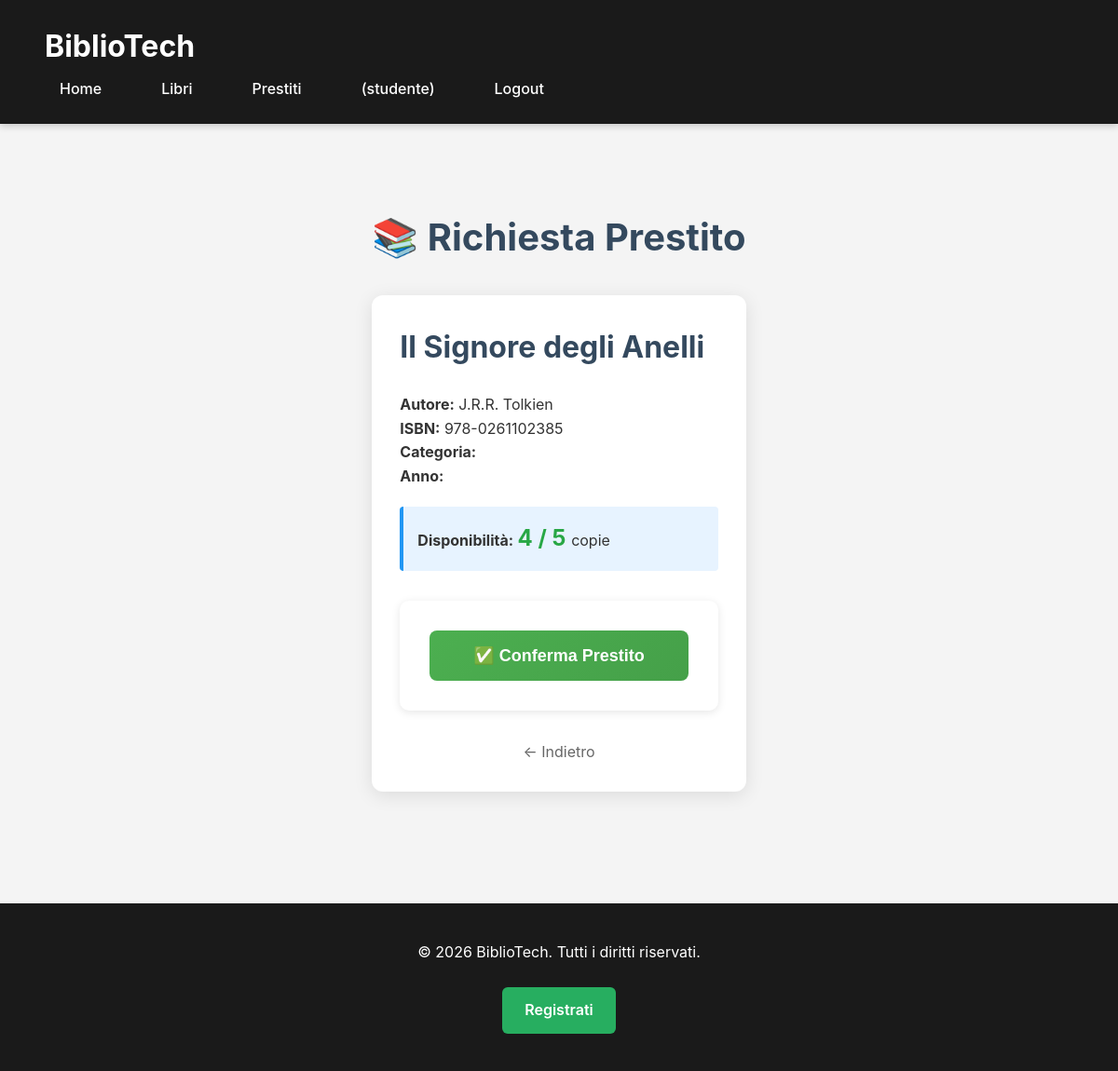
The app's page /root/src/prestito.php?id=1 (signed in) with its own data.
### tables this page shows
CREATE TABLE libri (
    id INT AUTO_INCREMENT PRIMARY KEY,
    titolo VARCHAR(500) NOT NULL,
    autore VARCHAR(255) NOT NULL,
    isbn VARCHAR(20) DEFAULT NULL,
    copie_totali INT NOT NULL DEFAULT 1 CHECK (copie_totali >= 0),
    copie_disponibili INT NOT NULL DEFAULT 1 CHECK (copie_disponibili >= 0),
    data_inserimento TIMESTAMP DEFAULT CURRENT_TIMESTAMP,
    INDEX idx_titolo (titolo),
    INDEX idx_autore (autore),
    INDEX idx_disponibilita (copie_disponibili),
    CONSTRAINT chk_copie CHECK (copie_disponibili <= copie_totali)
);

### root/src/prestito.php (the view, shortened to what this page needs)
<?php
require_once 'config.php';
$error = '';
$success = '';
$libro_id_get = filter_var($_GET['id'] ?? 0, FILTER_VALIDATE_INT);
$libro_details = null;
if ($libro_id_get) {
    try {
        $stmt = $pdo->prepare("SELECT * FROM libri WHERE id = ?");
        $stmt->execute([$libro_id_get]);
        $libro_details = $stmt->fetch();
    } catch (PDOException $e) {
        error_log("Error fetching libro details: " . $e->getMessage());
    }
}
?>
<?php include 'header.php'; ?>
<link rel="stylesheet" href="assets/style.css">
<div class="page-container" style="max-width: 800px; margin: 60px auto; padding: 30px;">
    <h1>📚 Richiesta Prestito</h1>
    <?php if ($libro_details && !$success): ?>
        <div class="libro-card" style="background: white; padding: 30px; border-radius: 12px; box-shadow: 0 4px 20px rgba(0,0,0,0.1); margin: 30px 0;">
            <h2><?= htmlspecialchars($libro_details['titolo']) ?></h2>
            <p><strong>Autore:</strong> <?= htmlspecialchars($libro_details['autore']) ?></p>
            <p><strong>ISBN:</strong> <?= htmlspecialchars($libro_details['isbn']) ?></p>
            <p><strong>Categoria:</strong> <?= htmlspecialchars($libro_details['categoria']) ?></p>
            <p><strong>Anno:</strong> <?= htmlspecialchars($libro_details['anno_pubblicazione']) ?></p>
            <div style="margin: 20px 0; padding: 15px; background: #e7f3ff; border-left: 4px solid #2196F3; border-radius: 4px;">
                <strong>Disponibilità:</strong>
                <span style="font-size: 24px; font-weight: bold; color: <?= $libro_details['copie_disponibili'] > 0 ? '#28a745' : '#dc3545' ?>;">
                    <?= $libro_details['copie_disponibili'] ?> / <?= $libro_details['copie_totali'] ?>
                </span> copie
            </div>
            <?php if ($libro_details['copie_disponibili'] > 0): ?>
                <form method="POST" action="prestito.php" onsubmit="return confirm('Confermi di voler prendere in prestito questo libro?');">
                    <button type="submit" class="btn" style="width: 100%; padding: 16px; background: linear-gradient(135deg, #4CAF50 0%, #45a049 100%); color: white; border: none; border-radius: 8px; font-size: 18px; font-weight: 600; cursor: pointer;">
                        ✅ Conferma Prestito
                    </button>
                </form>
            <?php else: ?>
                <div class="alert alert-warning" style="background: #fff3cd; color: #856404; padding: 15px; border-radius: 8px; text-align: center;">
                    ⚠️ Non ci sono copie disponibili al momento
                </div>
            <?php endif; ?>
            <div style="text-align: center; margin-top: 20px;">
                <a href="libro.php?id=<?= $libro_details['id'] ?>" style="color: #666; text-decoration: none;">← Indietro</a>
            </div>
        </div>
    <?php elseif (!$success && !$error): ?>
        <div class="alert alert-info" style="background: #d1ecf1; color: #0c5460; padding: 20px; border-radius: 8px;">
            Nessun libro selezionato. <a href="libri.php" style="color: #0c5460; font-weight: bold;">Vai al catalogo</a>
        </div>
    <?php endif; ?>
</div>
<?php include 'footer.php'; ?>

### root/src/assets/style.css (style rules this page uses)
* { margin: 0; padding: 0; box-sizing: border-box; }
:root { --primary-color: #27ae60; --primary-hover: #2ecc71; --secondary-color: #34495e; --danger-color: #e74c3c; --warning-color: #f39c12; --info-color: #3498db; --success-color: #27ae60; --dark-bg: #1a1a1a; --light-bg: #f4f4f4; --white: #ffffff; --text-dark: #333333; --text-light: #666666; --border-color: #dddddd; --shadow: 0 2px 10px rgba(0,0,0,0.1); }
body { font-family: -apple-system, BlinkMacSystemFont, 'Segoe UI', 'Arial', sans-serif; background-color: var(--light-bg); color: var(--text-dark); line-height: 1.6; min-height: 100vh; display: flex; flex-direction: column; }
.page-container { max-width: 1200px; margin: 2rem auto; padding: 0 2rem; flex: 1; }
.page-container h1 { font-size: 2.5rem; margin-bottom: 1rem; color: var(--secondary-color); }
.page-container h2 { font-size: 2rem; margin-bottom: 1.5rem; color: var(--secondary-color); }
form { max-width: 500px; margin: 2rem auto; background: var(--white); padding: 2rem; border-radius: 10px; box-shadow: var(--shadow); }
form button, .btn { display: inline-block; padding: 0.875rem 2rem; background-color: var(--primary-color); color: var(--white); border: none; border-radius: 6px; font-size: 1rem; font-weight: 600; cursor: pointer; text-decoration: none; text-align: center; transition: all 0.3s ease; }

### records on screen
libri: titolo "Il Signore degli Anelli", autore "J.R.R. Tolkien", isbn "978-0261102385", copie_disponibili "4", copie_totali "5"

### other values on screen
$_SESSION['ruolo'] "studente"
